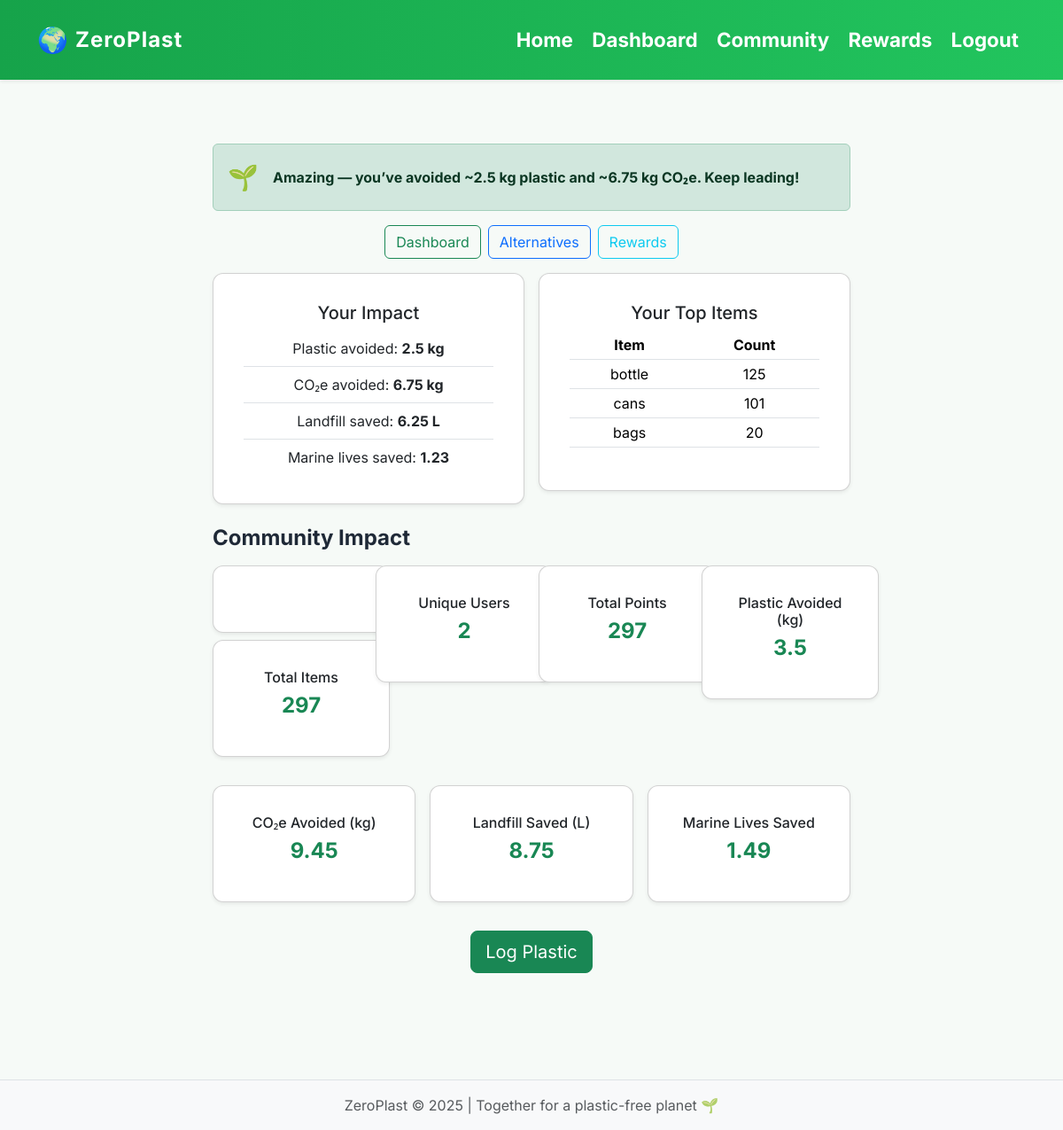
/community/community (signed in), run on the app's committed database.
### models.py (models this page shows)
class PlasticLog(db.Model):
    id = db.Column(db.Integer, primary_key=True)
    item = db.Column(db.String(150))
    quantity = db.Column(db.Integer)
    created_at = db.Column(db.DateTime, default=datetime.utcnow)
    user_id = db.Column(db.Integer, db.ForeignKey('user.id'))

### routes/community.py (the view)
@community_bp.route('/community')
@login_required
def community_page():
    nudge = nudge_for_user(current_user.id)
    community = community_impact_summary()
    return render_template('community.html', nudge=nudge, community=community)

### main.py (called while the page is built)
@login_manager.user_loader
def load_user(user_id):
    return models.User.query.get(int(user_id))

### utils.py (called while the page is built)
def community_impact_summary() -> dict:
    from models import PlasticLog, User, PointsLog
    by_item = {}
    total_items = 0
    rows = db.session.query(PlasticLog.item, func.sum(PlasticLog.quantity)) \
        .group_by(PlasticLog.item).all()
    for item, count in rows:
        by_item[item] = int(count)
        total_items += int(count)
    unique_users = db.session.query(func.count(distinct(PlasticLog.user_id))).scalar() or 0
    total_points = db.session.query(func.sum(PointsLog.delta)).scalar() or 0
    impact = estimate_impacts_from_counts(by_item)
    return {
        "total_items": total_items,
        "unique_users": unique_users,
        "total_points": total_points,
        "impact": impact,
        "by_item": by_item
    }

### templates/community.html
{% extends "base.html" %}
{% block content %}
<div class="container py-4">
  <div class="row mb-4">
    <div class="col-md-8 mx-auto">
      <div class="alert alert-success d-flex align-items-center" role="alert">
        <span class="fs-3 me-3">🌱</span>
        <div>
          <strong>{{ nudge.message }}</strong>
        </div>
      </div>
        <div class="d-flex flex-wrap justify-content-center gap-2 mb-3">
          <a href="{{ url_for('dashboard.dashboard') }}" class="btn btn-outline-success">Dashboard</a>
          <a href="{{ url_for('alternatives.show_alternatives') }}" class="btn btn-outline-primary">Alternatives</a>
          <a href="{{ url_for('rewards.rewards_page') }}" class="btn btn-outline-info">Rewards</a>
        </div>
      <div class="row g-3 mb-4">
        <div class="col-md-6">
          <div class="card shadow-sm">
            <div class="card-body">
              <h5 class="card-title">Your Impact</h5>
              <ul class="list-group list-group-flush">
                <li class="list-group-item">Plastic avoided: <b>{{ nudge.details.plastic_kg }} kg</b></li>
                <li class="list-group-item">CO₂e avoided: <b>{{ nudge.details.co2_kg }} kg</b></li>
                <li class="list-group-item">Landfill saved: <b>{{ nudge.details.landfill_l }} L</b></li>
                <li class="list-group-item">Marine lives saved: <b>{{ nudge.details.marine_lives_saved }}</b></li>
              </ul>
            </div>
          </div>
        </div>
        <div class="col-md-6">
          <div class="card shadow-sm">
            <div class="card-body">
              <h5 class="card-title">Your Top Items</h5>
              <table class="table table-sm">
                <thead><tr><th>Item</th><th>Count</th></tr></thead>
                <tbody>
                  {% for item, count in nudge.by_item.items()|sort(attribute='1', reverse=True) %}
                  <tr><td>{{ item }}</td><td>{{ count }}</td></tr>
                  {% endfor %}
                </tbody>
              </table>
            </div>
          </div>
        </div>
      </div>
      <h4 class="fw-bold mb-3">Community Impact</h4>
      <div class="row g-3 mb-4">
        <div class="col-md-3">
          {% include "_impact_card.html" with context %}
          {% set title = "Total Items" %}{% set value = community.total_items %}
          {% include "_impact_card.html" %}
        </div>
        <div class="col-md-3">
          {% set title = "Unique Users" %}{% set value = community.unique_users %}
          {% include "_impact_card.html" %}
        </div>
        <div class="col-md-3">
          {% set title = "Total Points" %}{% set value = community.total_points %}
          {% include "_impact_card.html" %}
        </div>
        <div class="col-md-3">
          {% set title = "Plastic Avoided (kg)" %}{% set value = community.impact.plastic_kg %}
          {% include "_impact_card.html" %}
        </div>
      </div>
      <div class="row g-3 mb-4">
        <div class="col-md-4">
          {% set title = "CO₂e Avoided (kg)" %}{% set value = community.impact.co2_kg %}
          {% include "_impact_card.html" %}
        </div>
        <div class="col-md-4">
          {% set title = "Landfill Saved (L)" %}{% set value = community.impact.landfill_l %}
          {% include "_impact_card.html" %}
        </div>
        <div class="col-md-4">
          {% set title = "Marine Lives Saved" %}{% set value = community.impact.marine_lives_saved %}
          {% include "_impact_card.html" %}
        </div>
      </div>
      <div class="text-center mt-4">
        <a href="{{ url_for('plastic.add_log') }}" class="btn btn-success btn-lg">Log Plastic</a>
      </div>
    </div>
  </div>
</div>
{% endblock %}

### static/css/styles.css (style rules this page uses)
body { font-family: 'Inter', 'Segoe UI', Tahoma, Geneva, Verdana, sans-serif; background: #f6faf7; color: #1f2937; margin: 0; padding: 0; }
.card { flex: 1; min-width: 200px; background: #ffffff; padding: 16px 18px; border-radius: 12px; box-shadow: 0 10px 18px rgba(6, 95, 70, 0.06); text-align: center; }

### data on the page
PlasticLog: item "cans", quantity "101"
PlasticLog: item "bags", quantity "20"

### other printed values
{{ nudge.message }} "Amazing — you’ve avoided ~2.5 kg plastic and ~6.75 kg CO₂e. Keep leading!"
{{ nudge.details.plastic_kg }} "2.5"
{{ nudge.details.co2_kg }} "6.75"
{{ nudge.details.landfill_l }} "6.25"
{{ nudge.details.marine_lives_saved }} "1.23"
{{ item }} "bottle"
{{ count }} "125"
{{ title }} "Total Items Unique Users Total Points Plastic Avoided (kg) CO₂e Avoided (kg) Landfill Saved (L) Marine Lives Saved"
{{ value }} "297 2 297 3.5 9.45 8.75 1.49"
